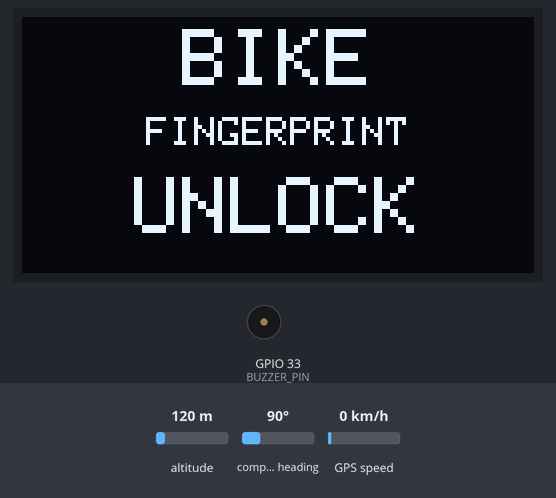
Recording of a sketch running on a simulated ESP32. Parts: 128×64 one-colour display, buzzer (waves = sounding, pin HIGH). Inputs (shaded band) come from the test bench; at power-on: altitude 120 m, GPS speed 0 km/h, compass heading 90°. The GPS gets a fix after 3 s at 37.7749, -122.4194 with 8 satellites; the modem accepts every AT command (registered, SIM ready, sends succeed) and sends nothing else; what the sketch prints to the serial monitor is not drawn.

Above: at 1.1 s.
At 27.5 s:
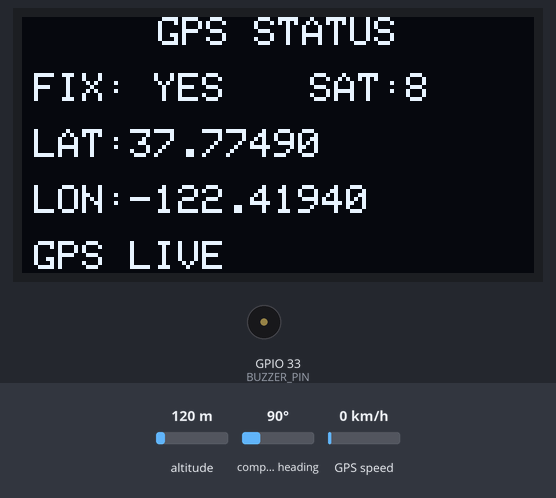
27.6 s: altitude set to 20 m
At 29.5 s:
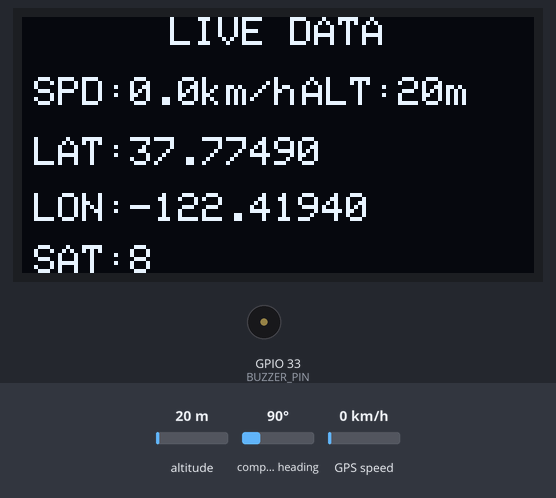
33.6 s: GPS speed set to 2 km/h
45.6 s: altitude set to 250 m
At 54.2 s:
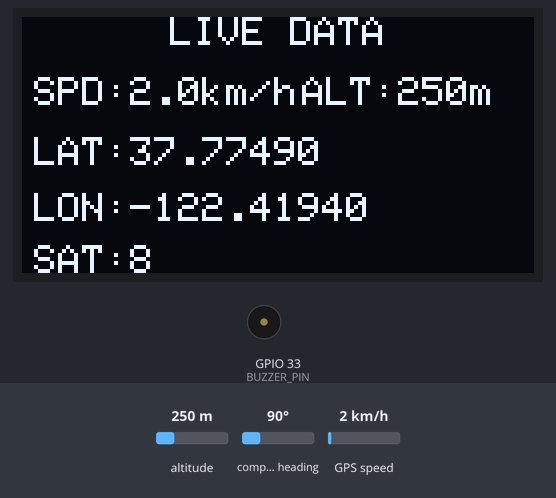
57.6 s: GPS speed set to 30 km/h
At 66.1 s:
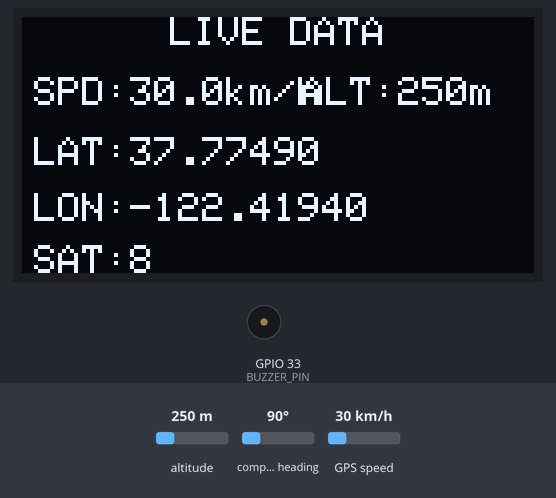
Timing chart, 0 to 67.6 s (numbered marks = the images above; inputs shaded):
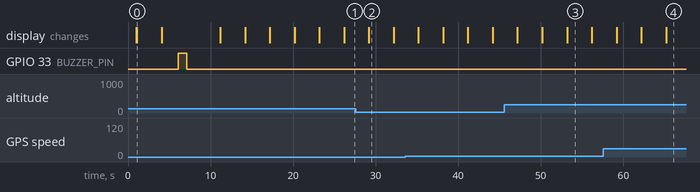

The sketch:

sketch_sep24a.ino
```cpp
#include <Wire.h>
#include <Adafruit_GFX.h>
#include <Adafruit_SSD1306.h>
#include <TinyGPSPlus.h>

// =====================================================
// PROJECT
// =====================================================
#define PROJECT_NAME1 "BIKE"
#define PROJECT_NAME2 "FINGERPRINT"
#define PROJECT_NAME3 "UNLOCK"

// =====================================================
// OLED
// =====================================================
#define SCREEN_WIDTH 128
#define SCREEN_HEIGHT 64
#define OLED_ADDR 0x3C

#define OLED_SDA 21
#define OLED_SCL 22

Adafruit_SSD1306 display(
  SCREEN_WIDTH,
  SCREEN_HEIGHT,
  &Wire,
  -1
);

// =====================================================
// GPS NEO-6M
// GPS TX -> ESP32 GPIO 16
// GPS RX <- ESP32 GPIO 17
// =====================================================
#define GPS_RX 16
#define GPS_TX 17

HardwareSerial GPS_Serial(2);
TinyGPSPlus gps;

// =====================================================
// SIM800L
// SIM800L TX -> ESP32 GPIO 26
// SIM800L RX <- ESP32 GPIO 27
// =====================================================
#define SIM_RX 26
#define SIM_TX 27

HardwareSerial SIM_Serial(1);

// =====================================================
// BUZZER
// =====================================================
#define BUZZER_PIN 33

// =====================================================
// DISPLAY TIMING
// =====================================================
unsigned long lastDisplay = 0;
const unsigned long DISPLAY_INTERVAL = 3000;

int screenNumber = 0;

// =====================================================
// CENTER TEXT
// =====================================================
void centerText(String text, int y, int size) {

  int16_t x1, y1;
  uint16_t w, h;

  display.setTextSize(size);
  display.setTextColor(SSD1306_WHITE);

  display.getTextBounds(
    text,
    0,
    y,
    &x1,
    &y1,
    &w,
    &h
  );

  int x = (SCREEN_WIDTH - w) / 2;

  display.setCursor(x, y);
  display.print(text);
}

// =====================================================
// BOOT SCREEN
// =====================================================
void bootScreen() {

  display.clearDisplay();

  centerText("BIKE", 3, 2);
  centerText("FINGERPRINT", 25, 1);
  centerText("UNLOCK", 40, 2);

  display.display();

  delay(3000);

  display.clearDisplay();

  centerText("SYSTEM", 15, 2);
  centerText("STARTING...", 40, 1);

  display.display();

  delay(2000);
}

// =====================================================
// FINGERPRINT STATUS
// NOTE: R307S IS NOT CONNECTED.
// This is display status only.
// =====================================================
void showFingerprintStatus() {

  display.clearDisplay();

  centerText("FINGERPRINT", 0, 1);
  centerText("SENSOR", 14, 1);

  display.drawLine(
    15, 29,
    113, 29,
    SSD1306_WHITE
  );

  centerText("OK", 34, 2);

  centerText("STATUS READY", 55, 1);

  display.display();
}

// =====================================================
// GPS SCREEN
// =====================================================
void showGPS() {

  display.clearDisplay();

  centerText("GPS STATUS", 0, 1);

  display.setTextSize(1);

  // GPS FIX
  display.setCursor(3, 14);

  if (gps.location.isValid()) {
    display.print("FIX: YES");
  } else {
    display.print("FIX: SEARCH");
  }

  // SATELLITES
  display.setCursor(72, 14);
  display.print("SAT:");

  if (gps.satellites.isValid()) {
    display.print(gps.satellites.value());
  } else {
    display.print("--");
  }

  // LATITUDE
  display.setCursor(3, 28);
  display.print("LAT:");

  if (gps.location.isValid()) {
    display.print(gps.location.lat(), 5);
  } else {
    display.print("--");
  }

  // LONGITUDE
  display.setCursor(3, 42);
  display.print("LON:");

  if (gps.location.isValid()) {
    display.print(gps.location.lng(), 5);
  } else {
    display.print("--");
  }

  // GPS STATUS
  display.setCursor(3, 56);

  if (gps.location.isValid()) {
    display.print("GPS LIVE");
  } else {
    display.print("WAITING...");
  }

  display.display();
}

// =====================================================
// SYSTEM STATUS
// =====================================================
void showSystemStatus() {

  display.clearDisplay();

  centerText("SYSTEM STATUS", 0, 1);

  display.setTextSize(1);

  display.setCursor(3, 16);
  display.print("FINGERPRINT : OK");

  display.setCursor(3, 28);
  display.print("GPS         : ");

  if (gps.location.isValid()) {
    display.print("FIX");
  } else {
    display.print("SEARCH");
  }

  display.setCursor(3, 40);
  display.print("SIM800L     : READY");

  display.setCursor(3, 52);
  display.print("BUZZER      : OK");

  display.display();
}

// =====================================================
// LIVE GPS DETAILS
// =====================================================
void showLiveData() {

  display.clearDisplay();

  centerText("LIVE DATA", 0, 1);

  display.setTextSize(1);

  // Speed
  display.setCursor(3, 15);
  display.print("SPD:");

  if (gps.speed.isValid()) {
    display.print(gps.speed.kmph(), 1);
    display.print("km/h");
  } else {
    display.print("--");
  }

  // Altitude
  display.setCursor(70, 15);
  display.print("ALT:");

  if (gps.altitude.isValid()) {
    display.print(gps.altitude.meters(), 0);
    display.print("m");
  } else {
    display.print("--");
  }

  // Latitude
  display.setCursor(3, 30);
  display.print("LAT:");

  if (gps.location.isValid()) {
    display.print(gps.location.lat(), 5);
  } else {
    display.print("--");
  }

  // Longitude
  display.setCursor(3, 44);
  display.print("LON:");

  if (gps.location.isValid()) {
    display.print(gps.location.lng(), 5);
  } else {
    display.print("--");
  }

  // Satellites
  display.setCursor(3, 57);
  display.print("SAT:");

  if (gps.satellites.isValid()) {
    display.print(gps.satellites.value());
  } else {
    display.print("--");
  }

  display.display();
}

// =====================================================
// READ GPS
// =====================================================
void readGPS() {

  while (GPS_Serial.available()) {

    gps.encode(
      GPS_Serial.read()
    );
  }
}

// =====================================================
// SIM800L INITIALIZATION
// =====================================================
void initSIM() {

  delay(1000);

  SIM_Serial.println("AT");
  delay(500);

  SIM_Serial.println("ATE0");
  delay(500);

  SIM_Serial.println("AT+CPIN?");
  delay(500);

  SIM_Serial.println("AT+CSQ");
  delay(500);

  SIM_Serial.println("AT+CREG?");
  delay(500);
}

// =====================================================
// BUZZER TEST
// =====================================================
void buzzerTest() {

  digitalWrite(BUZZER_PIN, HIGH);

  delay(1000);

  digitalWrite(BUZZER_PIN, LOW);

  delay(500);
}

// =====================================================
// SETUP
// =====================================================
void setup() {

  // USB Serial
  Serial.begin(115200);

  delay(1000);

  // ===================================================
  // OLED
  // ===================================================
  Wire.begin(
    OLED_SDA,
    OLED_SCL
  );

  if (!display.begin(
        SSD1306_SWITCHCAPVCC,
        OLED_ADDR
      )) {

    Serial.println("OLED NOT FOUND!");
  }

  display.clearDisplay();
  display.display();

  // ===================================================
  // GPS
  // ===================================================
  GPS_Serial.begin(
    9600,
    SERIAL_8N1,
    GPS_RX,
    GPS_TX
  );

  // ===================================================
  // SIM800L
  // ===================================================
  SIM_Serial.begin(
    9600,
    SERIAL_8N1,
    SIM_RX,
    SIM_TX
  );

  // ===================================================
  // BUZZER
  // ===================================================
  pinMode(
    BUZZER_PIN,
    OUTPUT
  );

  digitalWrite(
    BUZZER_PIN,
    LOW
  );

  // ===================================================
  // BOOT
  // ===================================================
  bootScreen();

  // ===================================================
  // BUZZER TEST
  // ===================================================
  buzzerTest();

  // ===================================================
  // SIM800L
  // ===================================================
  initSIM();

  // ===================================================
  // SERIAL INFORMATION
  // ===================================================
  Serial.println();
  Serial.println("========================================");
  Serial.println("       BIKE FINGERPRINT UNLOCK");
  Serial.println("========================================");
  Serial.println("OLED        : OK");
  Serial.println("GPS         : READY");
  Serial.println("SIM800L     : READY");
  Serial.println("BUZZER      : OK");
  Serial.println("R307S       : DISPLAY STATUS ONLY");
  Serial.println("RELAY       : NOT USED");
  Serial.println("========================================");
}

// =====================================================
// LOOP
// =====================================================
void loop() {

  // ---------------------------------------------------
  // Continuously read GPS
  // ---------------------------------------------------
  readGPS();

  // ---------------------------------------------------
  // SIM800L -> Serial Monitor
  // ---------------------------------------------------
  while (SIM_Serial.available()) {

    Serial.write(
      SIM_Serial.read()
    );
  }

  // ---------------------------------------------------
  // Serial Monitor -> SIM800L
  // ---------------------------------------------------
  while (Serial.available()) {

    SIM_Serial.write(
      Serial.read()
    );
  }

  // ---------------------------------------------------
  // OLED DISPLAY
  // ---------------------------------------------------
  if (millis() - lastDisplay >= DISPLAY_INTERVAL) {

    lastDisplay = millis();

    switch (screenNumber) {

      case 0:
        showFingerprintStatus();
        break;

      case 1:
        showGPS();
        break;

      case 2:
        showLiveData();
        break;

      case 3:
        showSystemStatus();
        break;
    }

    screenNumber++;

    if (screenNumber > 3) {
      screenNumber = 0;
    }
  }
}
```

Measured:
- what the display in image 0 shows lasts 3.0 s, from 1.1 s to 4.1 s
